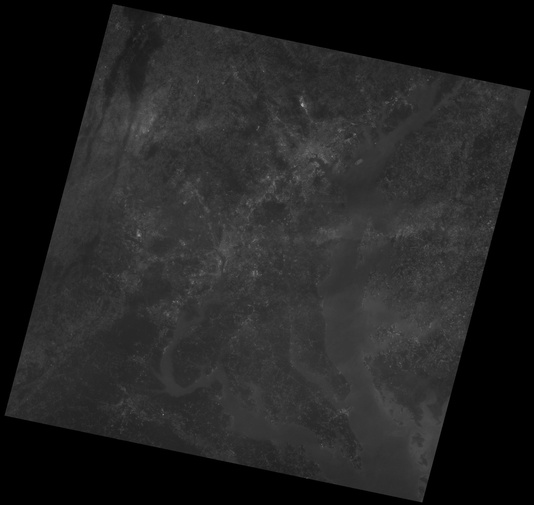
#> input picture LAB/Lab 2/Demonstration/landsat_down.jpeg, 534 x 505 px, shrunk from 2010 x 1901 before the run, found by its file name
$ jupyter execute --allow-errors CSE_428_Lab_2.ipynb
#> lines starting #> are read from the running program, lines starting #| are printed output that depends on the picture; after the words box and inside, x2 and y2 are one past the last pixel; in counts of white or black regions, pixels touching at a corner belong together; long printed decimals are rounded
[cell 1]
import numpy as np
from skimage import io, color, exposure
import matplotlib.pyplot as plt

[cell 2]
np.random.seed(1000)
I = np.random.rand(3, 3)
print(I)

[cell 3]
io.imshow(I)
plt.axis("off")

[cell 4]
I2 = I + 0.5
print(I2)

[cell 5]
# option 1
I2[I2 > 1] = 1
I2[I2 < 0] = 0

# option 2
I2 = np.clip(I+0.5, 0, 1)
print(I2)

[cell 6]
plt.subplot(1, 2, 1)
io.imshow(I)
plt.axis("off")

plt.subplot(1, 2, 2)
io.imshow(I2)
plt.axis("off")

[cell 7]
I3 = I - 0.5
print(I3)

[cell 8]
I3 = np.clip(I - 0.5, 0, 1)
print(I3)

[cell 9]
plt.subplot(1, 3, 1)
io.imshow(I)
plt.axis("off")
plt.title("original")

plt.subplot(1, 3, 2)
io.imshow(I2)
plt.axis("off")
plt.title("I+0.5")

plt.subplot(1, 3, 3)
io.imshow(I3)
plt.axis("off")
plt.title("I-0.5")

[cell 10]
I2 = np.clip(I*2, 0, 1)
I3 = np.clip(I/2, 0, 1)

plt.subplot(1, 3, 1)
io.imshow(I)
plt.axis("off")
plt.title("original")

plt.subplot(1, 3, 2)
io.imshow(I2)
plt.axis("off")
plt.title("I*2")

plt.subplot(1, 3, 3)
io.imshow(I3)
plt.axis("off")
plt.title("I/2")
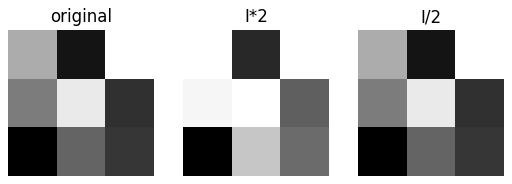
#> figure drawn by matplotlib, 3 panels

[cell 11]
I = io.imread("/content/landsat_down.jpeg")
#> I is the input picture: shape (505, 534); min 0, max 174, mean 35.2
I = I/255.0
I.shape
#> Out = (505, 534)

[cell 12]
print(I.min())
#| 0.0
print(I.max())
#| 0.6824

[cell 13]
io.imshow(I)
plt.axis("off")
plt.show()

[cell 14]
hist, bins_hist = exposure.histogram(I, nbins=256, normalize=False)
#> hist = 256 values, max 84714 at index 0, min 0 at index 3, mean 1053.4; bins_hist = 256 values from 0.00133 to 0.681
plt.plot(bins_hist, hist, 'k')
plt.xlabel("Pixel values")
plt.ylabel("Count")
plt.title("Histogram before")
#> figure, not shown here; curve peaks at x = 0.00133, y = 84714

[cell 15]
c1 = 0.1
c2 = 1/(0.3-0.1)

[cell 16]
#WRONG
I_stretched = c2*(I-c1)
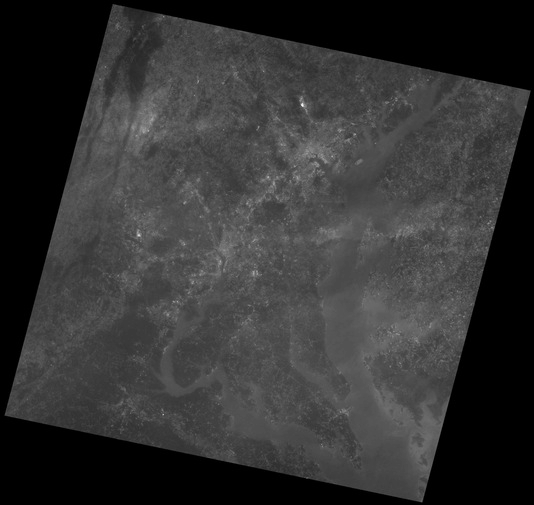
#> I_stretched: shape (505, 534) float64; min -0.5, max 2.91, mean 0.189; drawn with min black and max white

[cell 17]
print(I_stretched.min())
#| -0.5
print(I_stretched.max())
#| 2.912

[cell 18]
#RIGHT
I_stretched = np.clip(c2*(I-c1), 0, 1)
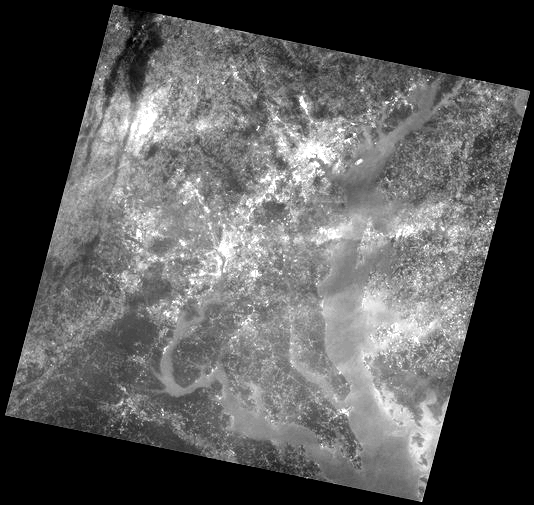
#> I_stretched: shape (505, 534) float64; min 0, max 1, mean 0.351

[cell 19]
io.imshow(I_stretched)
plt.axis("off")
plt.show()

[cell 20]
hist, bins_hist = exposure.histogram(I_stretched, nbins=256, normalize=False)
#> hist = 256 values, max 88270 at index 0, min 0 at index 1, mean 1053.4; bins_hist = 256 values from 0.00195 to 0.998
plt.plot(bins_hist, hist, 'k')
plt.xlabel("Pixel values")
plt.ylabel("Count")
plt.title("Histogram after")
#> figure, not shown here; curve peaks at x = 0.00195, y = 88270

[cell 21]
I = io.imread("xray.jpeg")/255
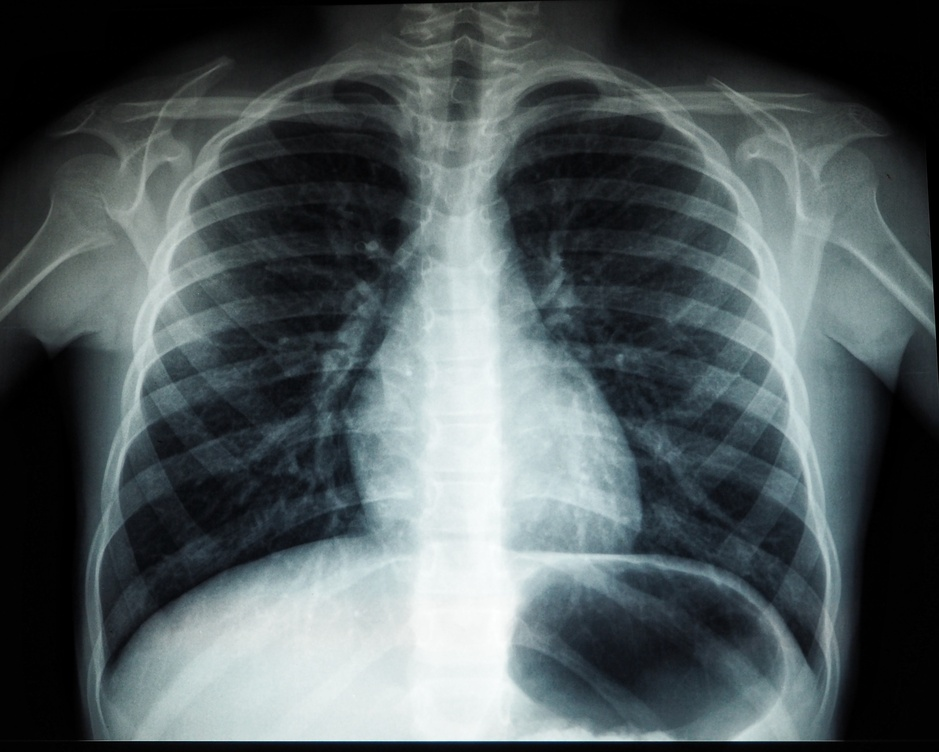
#> input picture LAB/Lab 2/Demonstration/xray.jpeg, 939 x 752 px, shrunk from 3537 x 2831 before the run
#> I: shape (752, 939, 3) float64
I = color.rgb2gray(I)
#> I: shape (752, 939) float64

[cell 22]
io.imshow(I)
plt.axis("off")

[cell 23]
k = 20
x = np.linspace(0, 1, 100)
y = np.log(1 + k * x)
y = y/y.max()

plt.plot(x, y)
plt.xlim(0, 1)
plt.ylim(0, 1)
plt.show()
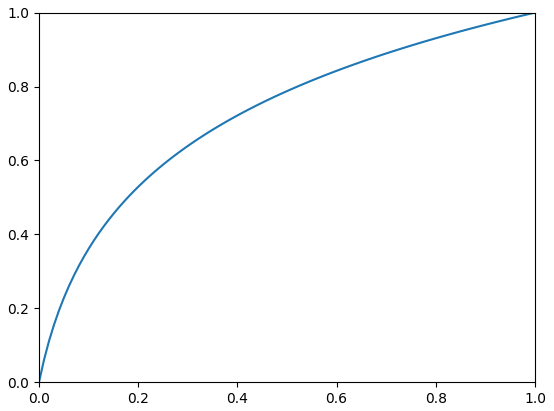
#> figure drawn by matplotlib, 1 panel; curve peaks at x = 1, y = 1

[cell 24]
k = 20
I2 = np.log(1 + k*I)
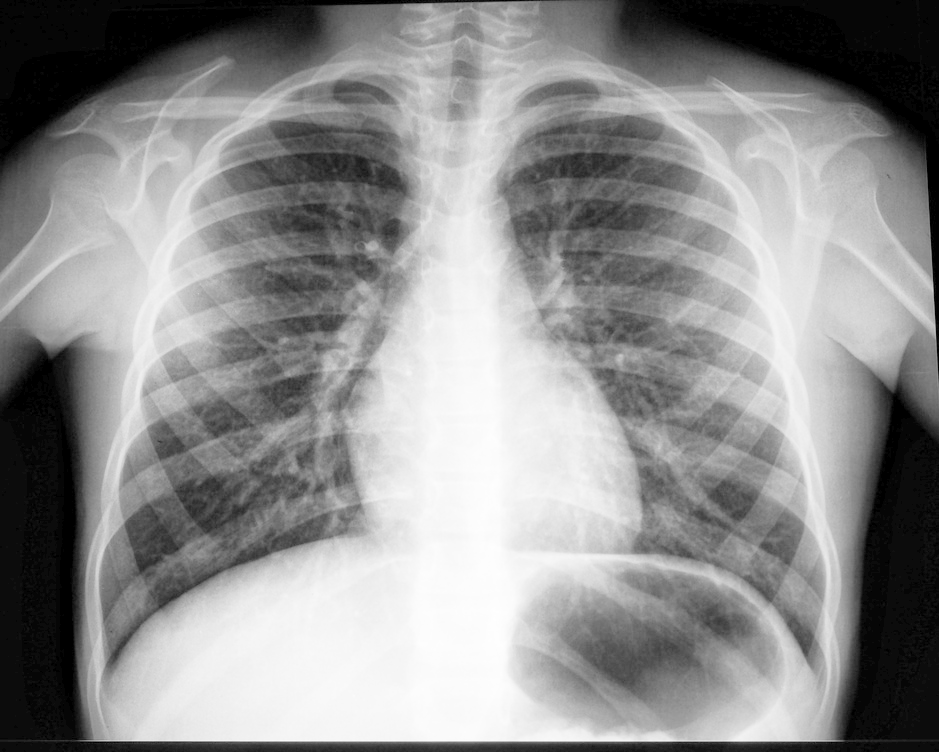
#> I2: shape (752, 939) float64; min 0, max 3.04, mean 1.71; drawn with min black and max white
I2 = I2/I2.max()
io.imshow(I2)

[cell 25]
I3 = 1 - I

[cell 26]
io.imshow(I3)

[cell 27]
gamma = 2
c = 1
I4 = c*(I ** gamma)
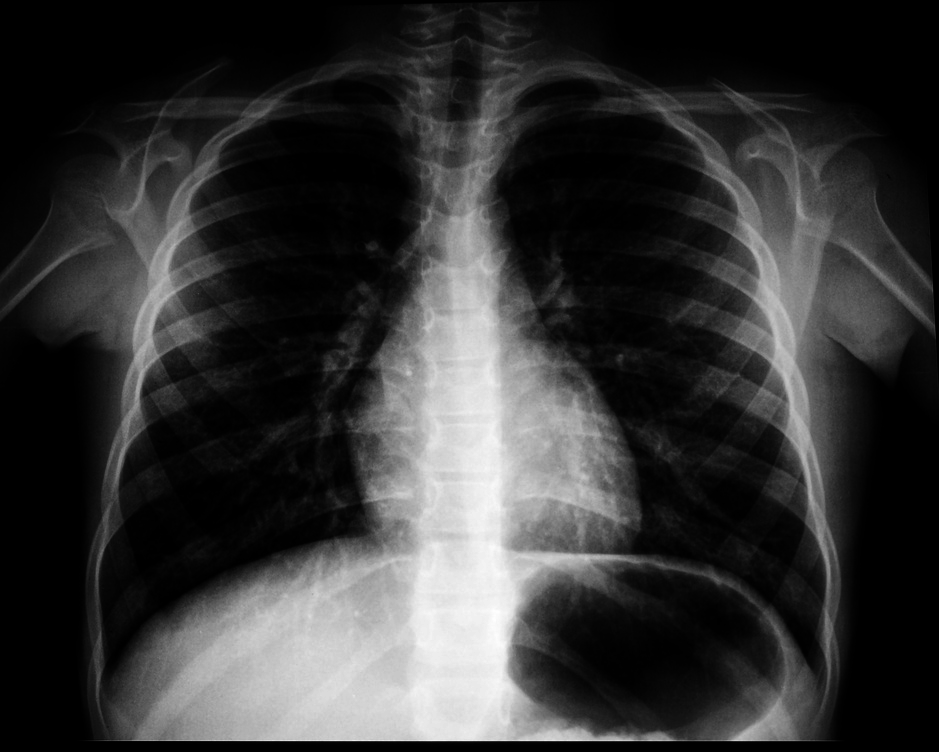
#> I4: shape (752, 939) float64; min 0, max 0.996, mean 0.208
print(I4.min())
#| 0.0
print(I4.max())
#| 0.9961

[cell 28]
io.imshow(I4)

#> (a cell that did not finish here is left out)

[cell 30]
io.imshow(I)
#plt.axis("off")

[cell 31]
negImg = 1 - I
io.imshow(negImg)

[cell 32]
A = 0.6
B = 0.85
negImg[negImg < A] = 0
negImg[negImg > B] = 0

negImg[(negImg >= A) & (negImg <= B)] = 1
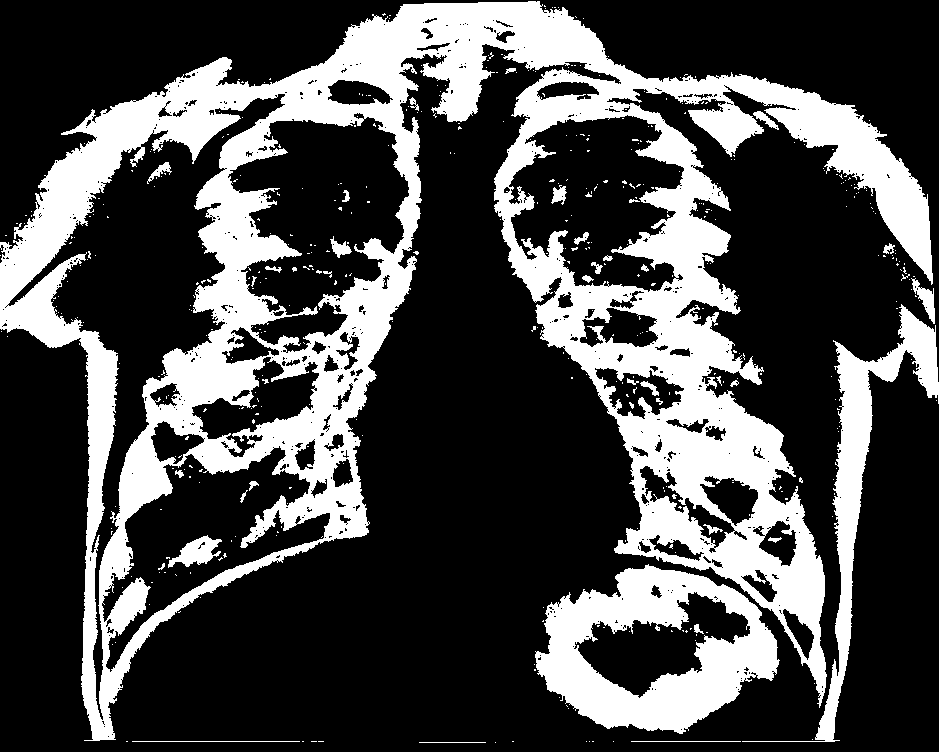
#> negImg: shape (752, 939) float64; values 0 (black) and 1 (white), 28.9% white; 462 white regions (422 under 20 px), largest, box (x1, y1, x2, y2) and area: (0, 1, 933, 741) 167895, (535, 564, 780, 734) 20433, (742, 304, 939, 742) 10698

[cell 33]
io.imshow(negImg)

[cell 34]
negImg2 = 1 - I

[cell 35]
A = 0.6
B = 0.85

negImg2[(negImg2 >= A) & (negImg2 <= B)] = 1
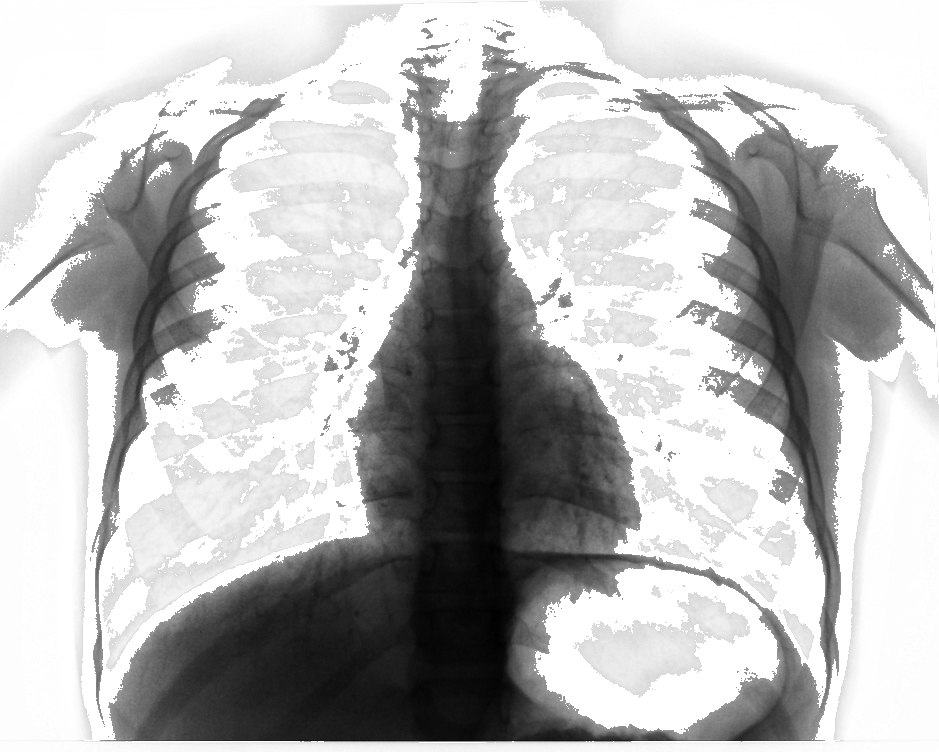
#> negImg2: shape (752, 939) float64; min 0.00195, max 1, mean 0.727
